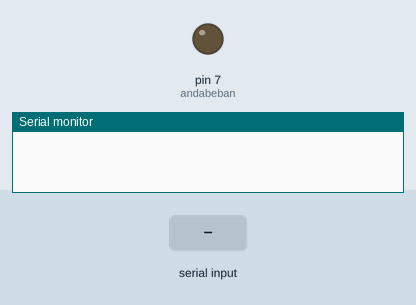
A sketch run on a simulated Arduino Uno, built with avr-gcc and run on an emulated ATmega328P. Parts: output pins drawn as LEDs (lit = HIGH), the last lines printed to the serial monitor. Inputs (shaded band) come from the test bench.

Above: at 1.2 s.
1.3 s: "222\n" received over Serial
At 1.6 s:
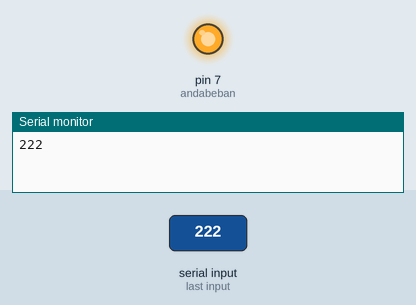
2.8 s: "221\n" received over Serial
At 3.9 s:
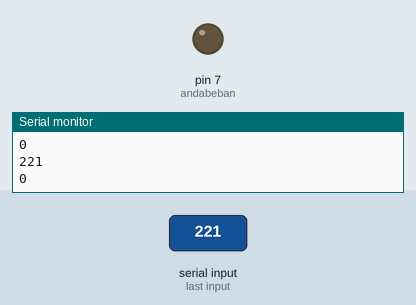
Timing chart, 0 to 5.8 s (numbered marks = the images above; inputs shaded):
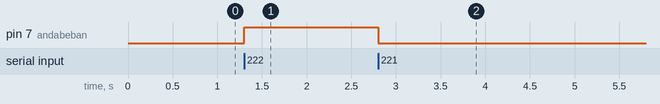

Measured:
- after the input at 1.3 s, pin 7 (andabeban): LOW → HIGH at once
- after the input at 2.8 s, pin 7 (andabeban): HIGH → LOW at once

The sketch:

Arduino-Slave.ino
```cpp
/*
 _____________________________
 | ╔═╗╦╦  ╦ ╦╦╔═  ╔╗ ╔═╗╔═╗┬ |
 | ║  ║║  ║ ║╠╩╗  ╠╩╗╠═╣╠═╣│ |
 | ╚═╝╩╩═╝╚═╝╩ ╩  ╚═╝╩ ╩╩ ╩o |
 |                           |
 |___________________________|
         o
           o
            o          __---__
                    _-       /--______
               __--( /     \ )XXXXXXXXXXX\v.
             .-XXX(   O   O  )XXXXXXXXXXXXXXX-
            /XXX(       U     )        XXXXXXX\
          /XXXXX(              )--_  XXXXXXXXXXX\
         /XXXXX/ (      O     )   XXXXXX   \XXXXX\
         XXXXX/   /            XXXXXX   \__ \XXXXX
         XXXXXX__/          XXXXXX         \__---->
 ---___  XXX__/          XXXXXX      \__         /
   \-  --__/   ___/\  XXXXXX            /  ___--/=
    \-\    ___/    XXXXXX              '--- XXXXXX
       \-\/XXX\ XXXXXX                      /XXXXX
         \XXXXXXXXX   \                    /XXXXX/
          \XXXXXX      >                 _/XXXXX/
            \XXXXX--__/              __-- XXXX/
             -XXXXXXXX---------------  XXXXXX-
                \XXXXXXXXXXXXXXXXXXXXXXXXXX/
                  ""VXXXXXXXXXXXXXXXXXXV""

*/
int ininilai;

/****************************************FOR RELAY***************************************/
int andabeban = 7;
/****************************************************************************************/
void setup() {

  pinMode(7, OUTPUT);
  Serial.begin(9600);

}

void loop() {
  if (Serial.available() > 0)
  {
    ininilai = Serial.parseInt();

    if (ininilai == 221) {
      digitalWrite(andabeban, LOW);
    }
    if (ininilai == 222) {
      digitalWrite(andabeban, HIGH);
    }

    Serial.println(ininilai);
    delay(20);
  }

}
```
